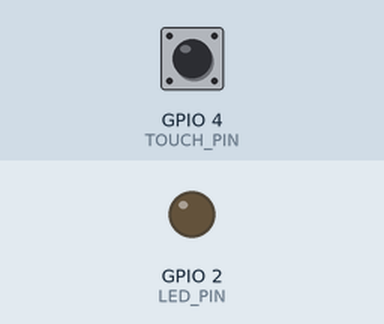
Bench run of a sketch on a simulated ESP32. On the bench: output pins drawn as LEDs (lit = HIGH). The test bench sets the inputs (shaded band); at power-on: GPIO 4 (TOUCH_PIN) HIGH.

Above: at 0.15 s.
At 1.3 s:
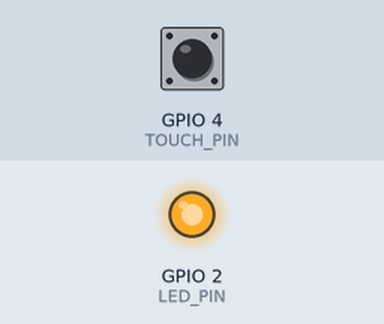
Timing chart, 0 to 2.8 s (numbered marks = the images above):
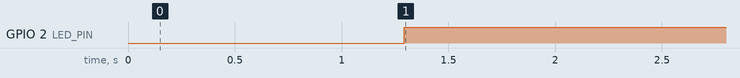

The sketch:

ex05.ino.ino
```cpp
#define TOUCH_PIN T0
#define LED_PIN 2

int gear = 1;
int brightness = 0;
int fadeStep = 1;

int lastTouchVal = 40;
const int touchThreshold = 40;
unsigned long debounceTime = 0;
const unsigned long debounceDelay = 80;

void setup() {
  pinMode(LED_PIN, OUTPUT);
  Serial.begin(115200);
}

void loop() {
  // 触摸检测放在最前面，优先执行
  int touchVal = touchRead(TOUCH_PIN);
  unsigned long now = millis();

  // 严格上升沿：之前没触摸，现在触摸
  if ((touchVal < touchThreshold) && (lastTouchVal >= touchThreshold))
  {
    if (now - debounceTime > debounceDelay)
    {
      gear = gear + 1;
      if (gear > 3)
      {
        gear = 1;
      }
      debounceTime = now;
    }
  }
  lastTouchVal = touchVal;

  // 档位对应速度
  if (gear == 1)
  {
    fadeStep = 1;
  }
  else if (gear == 2)
  {
    fadeStep = 4;
  }
  else if (gear == 3)
  {
    fadeStep = 8;
  }

  // 呼吸灯逻辑
  analogWrite(LED_PIN, brightness);
  brightness = brightness + fadeStep;

  if (brightness >= 255 || brightness <= 0)
  {
    fadeStep = -fadeStep;
  }

  // 缩短延时，避免卡死触摸检测
  delay(5);
}
```

Measured:
- by itself, GPIO 2 (LED_PIN): LOW → HIGH at 1.3 s
